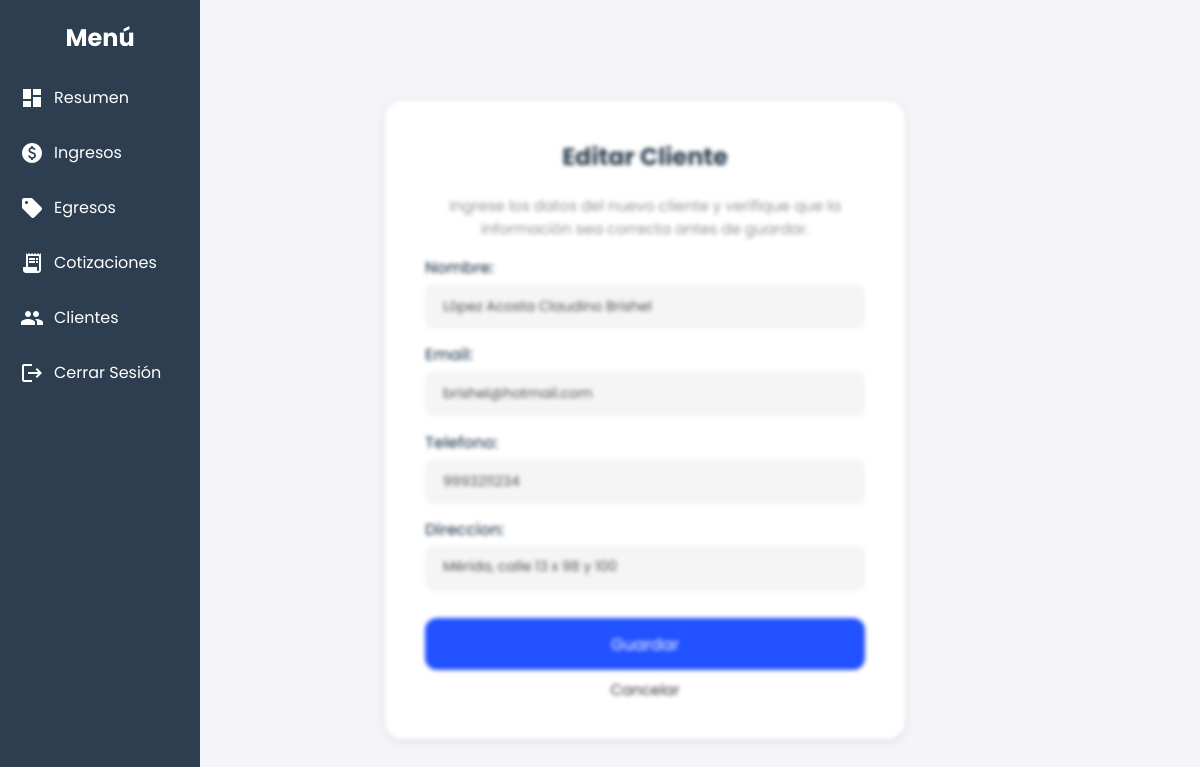
/cotizaciones/clientes/editar/1/ (signed in), run on the app's committed database.
### cotizaciones/models.py (models this page shows, shortened)
class Cliente(models.Model):
    usuario = models.ForeignKey(User, on_delete=models.CASCADE, null=True, blank=True)
    nombre = models.CharField(max_length=255)
    direccion = models.TextField(blank=True, null=True)  # Nueva dirección del cliente
    telefono = models.CharField(max_length=15, blank=True, null=True)
    email = models.EmailField(unique=True)

### cotizaciones/views.py (the view)
# urls.py: path('clientes/editar/<int:cliente_id>/', editar_cliente, name='editar_cliente'),
@login_required
def editar_cliente(request, cliente_id):
    cliente = get_object_or_404(Cliente, id=cliente_id)
    if request.method == 'POST':
        form = ClienteForm(request.POST, instance=cliente)
        if form.is_valid():
            form.save()
            return redirect('lista_clientes')
    else:
        form = ClienteForm(instance=cliente)
    return render(request, 'cotizaciones/cliente_form.html', {'form': form})

### cotizaciones/forms.py
class ClienteForm(forms.ModelForm):
    class Meta:
        model = Cliente
        fields = ['nombre', 'email', 'telefono', 'direccion']  # Agregar dirección
        widgets = {
            'direccion': forms.Textarea(attrs={'rows': 3}),  # Hacer el campo de dirección más grande
        }

### cotizaciones/templates/cotizaciones/cliente_form.html (shortened to what this page needs)
{% extends 'finanzas/menu.html' %}
{% block content %}
<div class="content-container">
    <div class="form-container">
        <h1 class="cliente-titulo">{% if form.instance.pk %}Editar Cliente{% else %}Crear Cliente{% endif %}</h1>
        <p class="cliente-parrafo">Ingrese los datos del nuevo cliente y verifique que la información sea correcta antes
            de guardar.</p>
        <form method="post" class="client-form">
            <div class="form-fields">
                {{ form.as_p }}
            </div>
            <div class="form-actions">
                <button type="submit" class="btn btn-guardar">Guardar</button>
            </div>
            <a href="{% url 'lista_clientes' %}" class=" btn-cancelar">Cancelar</a>
        </form>
    </div>
</div>
{% endblock %}

### usuarios/static/css/menu.css (style rules this page uses)
* { margin: 0px; padding: 0px; box-sizing: border-box; }
:root { --border_btns: 8px; }
body { font-family: "Poppins", sans-serif; margin: 0; padding: 0; display: flex; }

### usuarios/static/css/resumen.css (style rules this page uses)
* { margin: 0px; padding: 0px; box-sizing: border-box; }
:root { --border_btns: 8px; --color_btns: rgb(70, 117, 222); --color_btns_hover: rgb(43, 91, 195); --color_menu: rgb(20, 20, 30); --color_tablero_top: rgb(255, 255, 255); --color_tablero_main: rgb(249, 249, 249); --color_cards: rgb(255, 255, 255); }
body { font-family: "Poppins", sans-serif; margin: 0; padding: 0; }
h1 { color: #333; margin-bottom: 20px; }

### cotizaciones/templates/cotizaciones/cliente_form.html (style rules this page uses)
body { font-family: "Poppins", sans-serif; background-color: #f4f4f9; margin: 0; padding: 0; color: #333; }
.content-container { padding: 20px; margin: 0 auto; height: 100vh; display: flex; flex-direction: column; justify-content: center; align-items: center; }
.cliente-titulo { font-size: 24px; color: #2c3e50; margin-bottom: 20px; text-align: center; }
.cliente-parrafo { color: rgb(147, 147, 147); font-size: 15px; text-align: center; margin-bottom: 15px; }
.form-container { padding: 38px 40px; max-width: 520px; border-radius: 17px; box-shadow: 0 2px 10px rgba(0, 0, 0, 0.1); background-color: #fff; }
.form-fields p { margin-bottom: 13.5px; }
.form-fields label { display: block; margin-bottom: 4px; font-family: inherit; font-weight: 500; color: #34495e; }
.form-fields input, .form-fields select, .form-fields textarea { width: 100%; padding: 10px 18px; border: none; font-size: 14px; color: rgb(79, 80, 86); font-family: inherit; box-sizing: border-box; text-overflow: ellipsis; background-color: rgb(245, 245, 245); border-radius: 8px; height: 45px; }
#id_direccion { resize: none; }
.form-actions { display: flex; justify-content: flex-end; gap: 10px; margin-top: 20px; }
.btn-guardar { font-size: 16.2px; font-family: inherit; width: 100%; height: 52px; border-radius: 12px; background-color: rgb(34, 82, 255); color: white; border: none; }
.btn-cancelar { color: #333; font-size: 15px; font-family: inherit; text-decoration: none; text-align: center; width: 100%; display: block; margin-top: 8px; }

### data on the page
Cliente: nombre "López Acosta Claudino Brishel", email "brishel@hotmail.com", telefono "9993211234", direccion "Mérida, calle 13 x 98 y 100"
